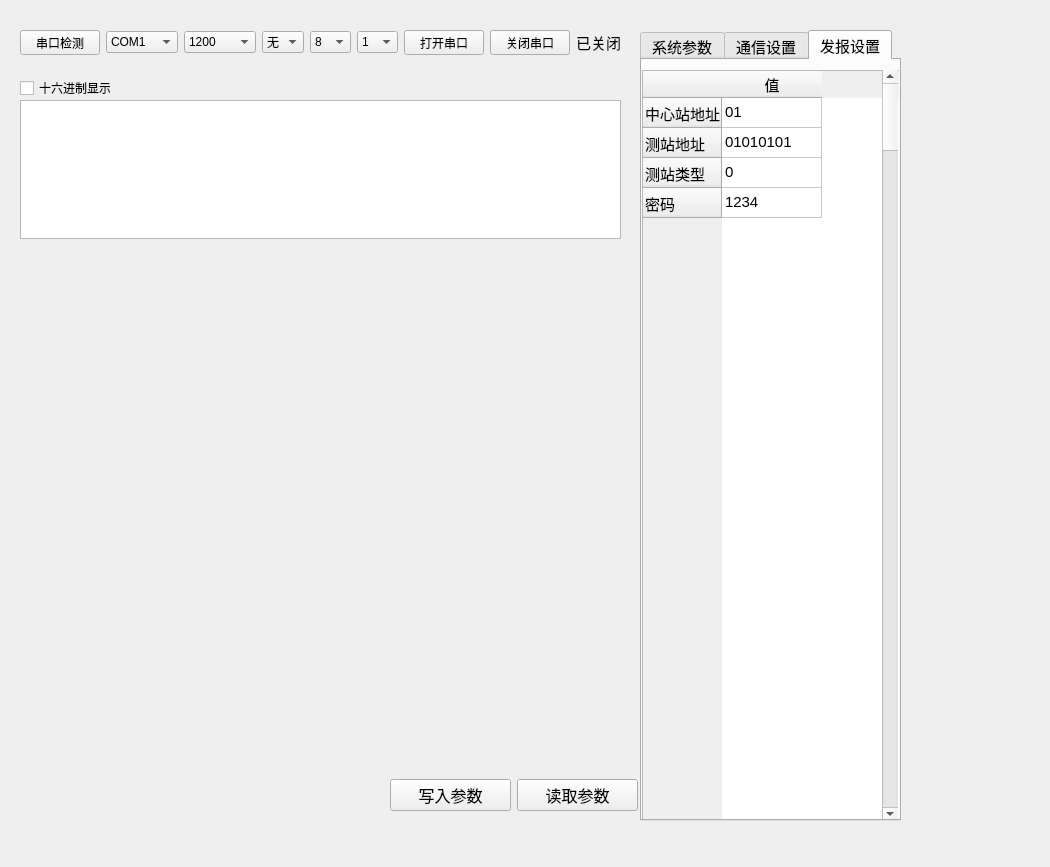
<?xml version="1.0" encoding="UTF-8"?>
<ui version="4.0">
 <class>Form</class>
 <widget class="QWidget" name="Form">
  <property name="geometry">
   <rect>
    <x>0</x>
    <y>0</y>
    <width>1050</width>
    <height>867</height>
   </rect>
  </property>
  <property name="windowTitle">
   <string>易周科技 YZ-G300</string>
  </property>
  <widget class="QWidget" name="layoutWidget">
   <property name="geometry">
    <rect>
     <x>20</x>
     <y>30</y>
     <width>601</width>
     <height>25</height>
    </rect>
   </property>
   <layout class="QHBoxLayout" name="horizontalLayout_3">
    <item>
     <widget class="QPushButton" name="pushButton">
      <property name="text">
       <string>串口检测</string>
      </property>
     </widget>
    </item>
    <item>
     <widget class="QComboBox" name="comboBox">
      <item>
       <property name="text">
        <string>COM1</string>
       </property>
      </item>
      <item>
       <property name="text">
        <string>COM2</string>
       </property>
      </item>
      <item>
       <property name="text">
        <string>COM3</string>
       </property>
      </item>
      <item>
       <property name="text">
        <string>COM4</string>
       </property>
      </item>
      <item>
       <property name="text">
        <string>COM5</string>
       </property>
      </item>
      <item>
       <property name="text">
        <string>COM6</string>
       </property>
      </item>
      <item>
       <property name="text">
        <string>COM7</string>
       </property>
      </item>
      <item>
       <property name="text">
        <string>COM8</string>
       </property>
      </item>
      <item>
       <property name="text">
        <string>COM9</string>
       </property>
      </item>
      <item>
       <property name="text">
        <string>COM10</string>
       </property>
      </item>
     </widget>
    </item>
    <item>
     <widget class="QComboBox" name="comboBox_2">
      <item>
       <property name="text">
        <string>1200</string>
       </property>
      </item>
      <item>
       <property name="text">
        <string>2400</string>
       </property>
      </item>
      <item>
       <property name="text">
        <string>4800</string>
       </property>
      </item>
      <item>
       <property name="text">
        <string>9600</string>
       </property>
      </item>
      <item>
       <property name="text">
        <string>14400</string>
       </property>
      </item>
      <item>
       <property name="text">
        <string>19200</string>
       </property>
      </item>
      <item>
       <property name="text">
        <string>34800</string>
       </property>
      </item>
      <item>
       <property name="text">
        <string>43000</string>
       </property>
      </item>
      <item>
       <property name="text">
        <string>57600</string>
       </property>
      </item>
      <item>
       <property name="text">
        <string>76800</string>
       </property>
      </item>
      <item>
       <property name="text">
        <string>115200</string>
       </property>
      </item>
     </widget>
    </item>
    <item>
     <widget class="QComboBox" name="comboBox_5">
      <item>
       <property name="text">
        <string>无</string>
       </property>
      </item>
      <item>
       <property name="text">
        <string>奇</string>
       </property>
      </item>
      <item>
       <property name="text">
        <string>偶</string>
       </property>
      </item>
     </widget>
    </item>
    <item>
     <widget class="QComboBox" name="comboBox_4">
      <item>
       <property name="text">
        <string>8</string>
       </property>
      </item>
      <item>
       <property name="text">
        <string>7</string>
       </property>
      </item>
      <item>
       <property name="text">
        <string>6</string>
       </property>
      </item>
      <item>
       <property name="text">
        <string>5</string>
       </property>
      </item>
     </widget>
    </item>
    <item>
     <widget class="QComboBox" name="comboBox_3">
      <item>
       <property name="text">
        <string>1</string>
       </property>
      </item>
      <item>
       <property name="text">
        <string>0</string>
       </property>
      </item>
     </widget>
    </item>
    <item>
     <widget class="QPushButton" name="pushButton_2">
      <property name="text">
       <string>打开串口</string>
      </property>
     </widget>
    </item>
    <item>
     <widget class="QPushButton" name="pushButton_3">
      <property name="text">
       <string>关闭串口</string>
      </property>
     </widget>
    </item>
    <item>
     <widget class="QLabel" name="label">
      <property name="font">
       <font>
        <family>Candara</family>
        <pointsize>11</pointsize>
       </font>
      </property>
      <property name="text">
       <string>已关闭</string>
      </property>
     </widget>
    </item>
   </layout>
  </widget>
  <widget class="QTabWidget" name="tabWidget_3">
   <property name="geometry">
    <rect>
     <x>640</x>
     <y>30</y>
     <width>261</width>
     <height>791</height>
    </rect>
   </property>
   <property name="font">
    <font>
     <family>Arial</family>
     <pointsize>11</pointsize>
    </font>
   </property>
   <property name="currentIndex">
    <number>2</number>
   </property>
   <widget class="QWidget" name="tab">
    <attribute name="title">
     <string>系统参数</string>
    </attribute>
    <widget class="QTableWidget" name="tableWidget_1">
     <property name="geometry">
      <rect>
       <x>0</x>
       <y>0</y>
       <width>261</width>
       <height>781</height>
      </rect>
     </property>
     <row>
      <property name="text">
       <string>休眠延时</string>
      </property>
     </row>
     <row>
      <property name="text">
       <string>LCD关闭延时</string>
      </property>
     </row>
     <row>
      <property name="text">
       <string>LCD_背光延时</string>
      </property>
     </row>
     <column>
      <property name="text">
       <string>值</string>
      </property>
     </column>
     <item row="0" column="0">
      <property name="text">
       <string>10</string>
      </property>
     </item>
     <item row="1" column="0">
      <property name="text">
       <string>5</string>
      </property>
     </item>
     <item row="2" column="0">
      <property name="text">
       <string>1</string>
      </property>
     </item>
    </widget>
   </widget>
   <widget class="QWidget" name="tab_3">
    <attribute name="title">
     <string>通信设置</string>
    </attribute>
    <widget class="QTableWidget" name="tableWidget_2">
     <property name="geometry">
      <rect>
       <x>0</x>
       <y>0</y>
       <width>251</width>
       <height>781</height>
      </rect>
     </property>
     <row>
      <property name="text">
       <string>BAUD_232_PORT1</string>
      </property>
     </row>
     <row>
      <property name="text">
       <string>BAUD_232_PORT2</string>
      </property>
     </row>
     <row>
      <property name="text">
       <string>BAUD_485_PORT1</string>
      </property>
     </row>
     <row>
      <property name="text">
       <string>BAUD_458_PORT2</string>
      </property>
     </row>
     <column>
      <property name="text">
       <string>值</string>
      </property>
     </column>
     <item row="0" column="0">
      <property name="text">
       <string>9600</string>
      </property>
     </item>
     <item row="1" column="0">
      <property name="text">
       <string>9600</string>
      </property>
     </item>
     <item row="2" column="0">
      <property name="text">
       <string>9600</string>
      </property>
     </item>
     <item row="3" column="0">
      <property name="text">
       <string>9600</string>
      </property>
     </item>
    </widget>
   </widget>
   <widget class="QWidget" name="tab_2">
    <attribute name="title">
     <string>发报设置</string>
    </attribute>
    <widget class="QTableWidget" name="tableWidget_3">
     <property name="geometry">
      <rect>
       <x>0</x>
       <y>10</y>
       <width>381</width>
       <height>771</height>
      </rect>
     </property>
     <row>
      <property name="text">
       <string>中心站地址</string>
      </property>
     </row>
     <row>
      <property name="text">
       <string>测站地址</string>
      </property>
     </row>
     <row>
      <property name="text">
       <string>测站类型</string>
      </property>
     </row>
     <row>
      <property name="text">
       <string>密码</string>
      </property>
     </row>
     <column>
      <property name="text">
       <string>值</string>
      </property>
     </column>
     <item row="0" column="0">
      <property name="text">
       <string>01</string>
      </property>
     </item>
     <item row="1" column="0">
      <property name="text">
       <string>01010101</string>
      </property>
     </item>
     <item row="2" column="0">
      <property name="text">
       <string>0</string>
      </property>
     </item>
     <item row="3" column="0">
      <property name="text">
       <string>1234</string>
      </property>
     </item>
    </widget>
    <widget class="QScrollBar" name="verticalScrollBar">
     <property name="geometry">
      <rect>
       <x>240</x>
       <y>10</y>
       <width>16</width>
       <height>751</height>
      </rect>
     </property>
     <property name="orientation">
      <enum>Qt::Vertical</enum>
     </property>
    </widget>
   </widget>
  </widget>
  <widget class="QCheckBox" name="checkBox">
   <property name="geometry">
    <rect>
     <x>20</x>
     <y>80</y>
     <width>91</width>
     <height>16</height>
    </rect>
   </property>
   <property name="text">
    <string>十六进制显示</string>
   </property>
  </widget>
  <widget class="QTextBrowser" name="textBrowser">
   <property name="geometry">
    <rect>
     <x>20</x>
     <y>100</y>
     <width>601</width>
     <height>139</height>
    </rect>
   </property>
  </widget>
  <widget class="QWidget" name="layoutWidget">
   <property name="geometry">
    <rect>
     <x>390</x>
     <y>770</y>
     <width>248</width>
     <height>51</height>
    </rect>
   </property>
   <layout class="QHBoxLayout" name="horizontalLayout_4">
    <item>
     <widget class="QPushButton" name="pushButton_5">
      <property name="font">
       <font>
        <family>黑体</family>
        <pointsize>12</pointsize>
       </font>
      </property>
      <property name="text">
       <string>写入参数</string>
      </property>
     </widget>
    </item>
    <item>
     <widget class="QPushButton" name="pushButton_4">
      <property name="font">
       <font>
        <family>黑体</family>
        <pointsize>12</pointsize>
       </font>
      </property>
      <property name="text">
       <string>读取参数</string>
      </property>
     </widget>
    </item>
   </layout>
  </widget>
  <zorder>layoutWidget</zorder>
  <zorder>layoutWidget</zorder>
  <zorder>checkBox</zorder>
  <zorder>textBrowser</zorder>
  <zorder>tabWidget_3</zorder>
 </widget>
 <resources/>
 <connections>
  <connection>
   <sender>pushButton</sender>
   <signal>clicked()</signal>
   <receiver>Form</receiver>
   <slot>check_port()</slot>
   <hints>
    <hint type="sourcelabel">
     <x>95</x>
     <y>53</y>
    </hint>
    <hint type="destinationlabel">
     <x>242</x>
     <y>98</y>
    </hint>
   </hints>
  </connection>
  <connection>
   <sender>pushButton_2</sender>
   <signal>clicked()</signal>
   <receiver>Form</receiver>
   <slot>open_port()</slot>
   <hints>
    <hint type="sourcelabel">
     <x>480</x>
     <y>53</y>
    </hint>
    <hint type="destinationlabel">
     <x>265</x>
     <y>137</y>
    </hint>
   </hints>
  </connection>
  <connection>
   <sender>pushButton_3</sender>
   <signal>clicked()</signal>
   <receiver>Form</receiver>
   <slot>close_port()</slot>
   <hints>
    <hint type="sourcelabel">
     <x>561</x>
     <y>53</y>
    </hint>
    <hint type="destinationlabel">
     <x>254</x>
     <y>188</y>
    </hint>
   </hints>
  </connection>
  <connection>
   <sender>pushButton_5</sender>
   <signal>clicked()</signal>
   <receiver>Form</receiver>
   <slot>write_rtu()</slot>
   <hints>
    <hint type="sourcelabel">
     <x>491</x>
     <y>783</y>
    </hint>
    <hint type="destinationlabel">
     <x>635</x>
     <y>656</y>
    </hint>
   </hints>
  </connection>
  <connection>
   <sender>pushButton_4</sender>
   <signal>clicked()</signal>
   <receiver>Form</receiver>
   <slot>read_rtu()</slot>
   <hints>
    <hint type="sourcelabel">
     <x>552</x>
     <y>783</y>
    </hint>
    <hint type="destinationlabel">
     <x>448</x>
     <y>670</y>
    </hint>
   </hints>
  </connection>
  <connection>
   <sender>verticalScrollBar</sender>
   <signal>sliderMoved(int)</signal>
   <receiver>Form</receiver>
   <slot>moveTable()</slot>
   <hints>
    <hint type="sourcelabel">
     <x>895</x>
     <y>116</y>
    </hint>
    <hint type="destinationlabel">
     <x>969</x>
     <y>122</y>
    </hint>
   </hints>
  </connection>
 </connections>
 <slots>
  <slot>check_port()</slot>
  <slot>open_port()</slot>
  <slot>close_port()</slot>
  <slot>write_rtu()</slot>
  <slot>read_rtu()</slot>
  <slot>test()</slot>
  <slot>moveTable()</slot>
 </slots>
</ui>
